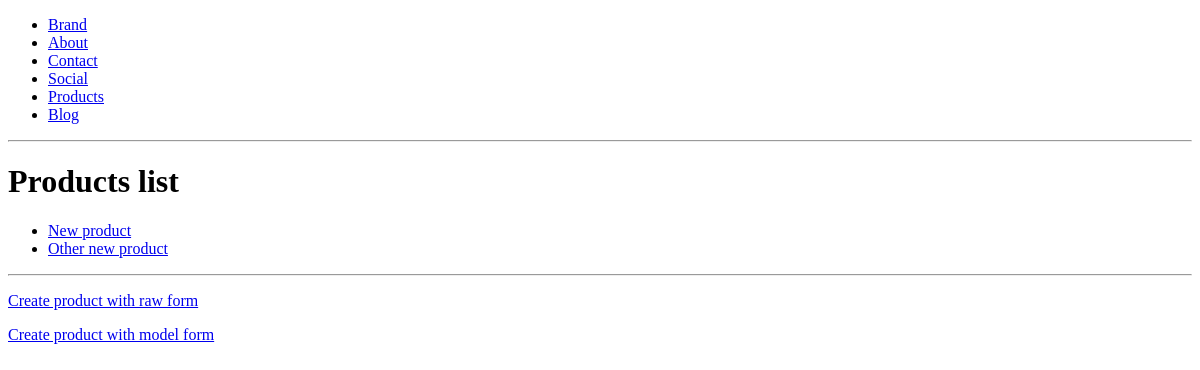
Before: /products/ with the older database file.
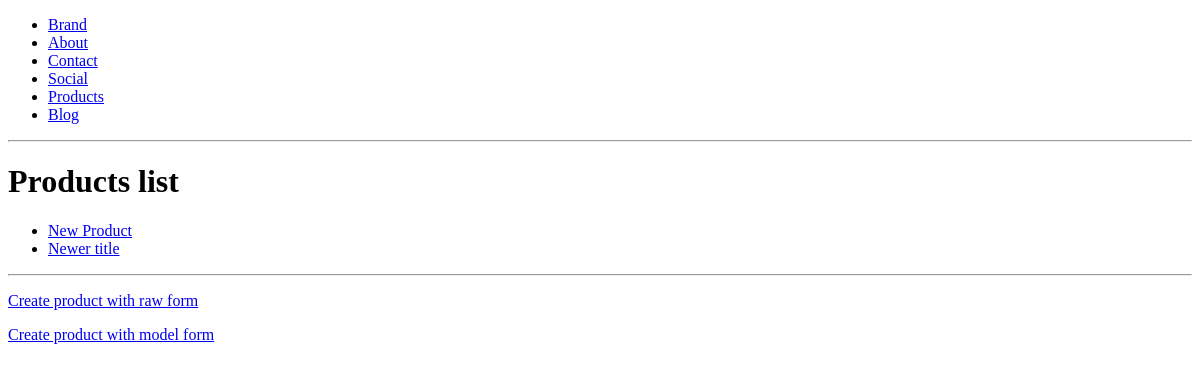
After: the same page with the newer database file.
### products/models.py (models this page shows, shortened)
class Product(models.Model):
    title       = models.CharField(max_length=120)
    description = models.TextField(blank=True, null=True)
    price       = models.DecimalField(max_digits=10000, decimal_places=2)
    summary     = models.TextField()
    featured    = models.BooleanField()
    def __str__(self):
        return self.title
    def get_absolute_url(self):
        return reverse("products:product_detail", kwargs={"product_id": self.id})

### products/views.py (the view)
# urls.py: path('', products_list_view, name='products_list'),
def products_list_view(request):
    products = Product.objects.all()
    context = {
        'products': products
    }
    return render(request, 'products_list.html', context)

### products/templates/products_list.html (shortened to what this page needs)
{% extends 'base.html' %}
{% block content %}
<h1>Products list</h1>
<ul>
{% for product in products %}
    <li><a href={{product.get_absolute_url}}>{{product}}</a></li>
{% endfor %}
</ul>
<hr/>
<p><a href={% url 'products:create_product_raw_form' %}>Create product with raw form</a></p>
<p><a href="{% url 'products:create_product_model_form' %}">Create product with model form</a></p>
{% endblock content %}

Changed rows visible on the page:
removed Product: title "Other new product"
changed Product: title "New product" → "New Product"
added Product: title "Newer title"
